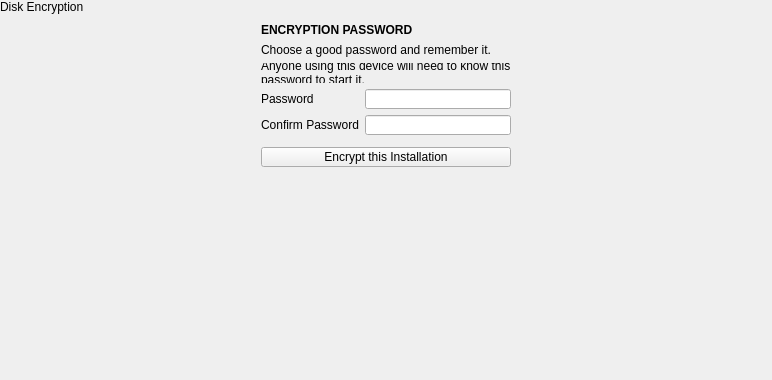
<?xml version="1.0" encoding="UTF-8"?>
<ui version="4.0">
 <class>EncryptPopover</class>
 <widget class="QWidget" name="EncryptPopover">
  <property name="geometry">
   <rect>
    <x>0</x>
    <y>0</y>
    <width>772</width>
    <height>380</height>
   </rect>
  </property>
  <property name="windowTitle">
   <string notr="true">Form</string>
  </property>
  <layout class="QVBoxLayout" name="verticalLayout_2">
   <property name="spacing">
    <number>0</number>
   </property>
   <property name="leftMargin">
    <number>0</number>
   </property>
   <property name="topMargin">
    <number>0</number>
   </property>
   <property name="rightMargin">
    <number>0</number>
   </property>
   <property name="bottomMargin">
    <number>0</number>
   </property>
   <item>
    <widget class="tTitleLabel" name="titleLabel">
     <property name="text">
      <string>Disk Encryption</string>
     </property>
    </widget>
   </item>
   <item alignment="Qt::AlignHCenter">
    <widget class="QWidget" name="mainWidget" native="true">
     <layout class="QGridLayout" name="gridLayout">
      <item row="4" column="1">
       <widget class="QLineEdit" name="confirmPasswordBox">
        <property name="echoMode">
         <enum>QLineEdit::Password</enum>
        </property>
       </widget>
      </item>
      <item row="5" column="0" colspan="2">
       <widget class="tStatusFrame" name="warningFrame">
        <property name="frameShape">
         <enum>QFrame::StyledPanel</enum>
        </property>
        <property name="frameShadow">
         <enum>QFrame::Raised</enum>
        </property>
       </widget>
      </item>
      <item row="0" column="0" colspan="2">
       <widget class="QLabel" name="label_4">
        <property name="font">
         <font>
          <weight>75</weight>
          <bold>true</bold>
         </font>
        </property>
        <property name="text">
         <string>ENCRYPTION PASSWORD</string>
        </property>
       </widget>
      </item>
      <item row="1" column="0" colspan="2">
       <widget class="QLabel" name="label">
        <property name="text">
         <string>Choose a good password and remember it.</string>
        </property>
        <property name="wordWrap">
         <bool>true</bool>
        </property>
       </widget>
      </item>
      <item row="6" column="0" colspan="2">
       <widget class="QPushButton" name="acceptButton">
        <property name="text">
         <string>Encrypt this Installation</string>
        </property>
        <property name="icon">
         <iconset theme="dialog-ok">
          <normaloff>.</normaloff>.</iconset>
        </property>
       </widget>
      </item>
      <item row="3" column="0">
       <widget class="QLabel" name="label_2">
        <property name="text">
         <string>Password</string>
        </property>
       </widget>
      </item>
      <item row="3" column="1">
       <widget class="QLineEdit" name="passwordBox">
        <property name="echoMode">
         <enum>QLineEdit::Password</enum>
        </property>
       </widget>
      </item>
      <item row="4" column="0">
       <widget class="QLabel" name="label_3">
        <property name="text">
         <string>Confirm Password</string>
        </property>
       </widget>
      </item>
      <item row="2" column="0" colspan="2">
       <widget class="QLabel" name="label_5">
        <property name="text">
         <string>Anyone using this device will need to know this password to start it.</string>
        </property>
        <property name="wordWrap">
         <bool>true</bool>
        </property>
       </widget>
      </item>
     </layout>
    </widget>
   </item>
   <item>
    <spacer name="verticalSpacer">
     <property name="orientation">
      <enum>Qt::Vertical</enum>
     </property>
     <property name="sizeHint" stdset="0">
      <size>
       <width>20</width>
       <height>40</height>
      </size>
     </property>
    </spacer>
   </item>
  </layout>
 </widget>
 <customwidgets>
  <customwidget>
   <class>tTitleLabel</class>
   <extends>QLabel</extends>
   <header location="global">ttitlelabel.h</header>
   <slots>
    <signal>backButtonClicked()</signal>
   </slots>
  </customwidget>
  <customwidget>
   <class>tStatusFrame</class>
   <extends>QFrame</extends>
   <header location="global">tstatusframe.h</header>
   <container>1</container>
  </customwidget>
 </customwidgets>
 <tabstops>
  <tabstop>passwordBox</tabstop>
  <tabstop>confirmPasswordBox</tabstop>
  <tabstop>acceptButton</tabstop>
 </tabstops>
 <resources/>
 <connections>
  <connection>
   <sender>passwordBox</sender>
   <signal>returnPressed()</signal>
   <receiver>confirmPasswordBox</receiver>
   <slot>setFocus()</slot>
   <hints>
    <hint type="sourcelabel">
     <x>498</x>
     <y>115</y>
    </hint>
    <hint type="destinationlabel">
     <x>498</x>
     <y>140</y>
    </hint>
   </hints>
  </connection>
  <connection>
   <sender>confirmPasswordBox</sender>
   <signal>returnPressed()</signal>
   <receiver>acceptButton</receiver>
   <slot>click()</slot>
   <hints>
    <hint type="sourcelabel">
     <x>492</x>
     <y>146</y>
    </hint>
    <hint type="destinationlabel">
     <x>492</x>
     <y>180</y>
    </hint>
   </hints>
  </connection>
 </connections>
</ui>
